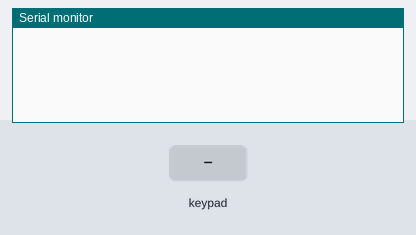
Recording of a sketch running on a simulated Arduino Uno, built with avr-gcc and run on an emulated ATmega328P. Shown: the last lines printed to the serial monitor. The test bench sets the inputs (shaded band).

Above: at 1.2 s.
1.3 s: key '1' pressed
At 2.3 s:
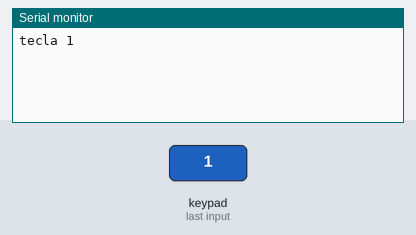
2.8 s: keypad keys 1 3 1 2 1 1 1 0 # pressed 0.4 s apart
At 7.2 s:
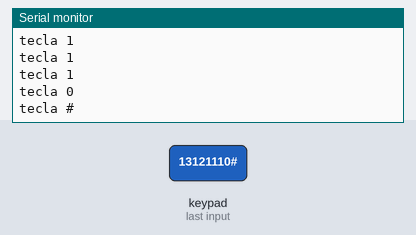
7.9 s: key 'A' pressed
At 8.8 s:
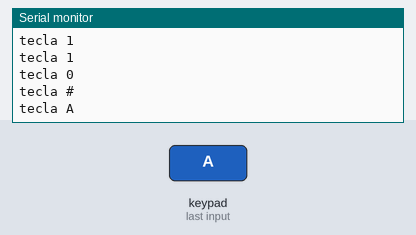
9.4 s: keypad keys 1 3 1 2 1 1 1 0 * pressed 0.4 s apart
At 13.4 s:
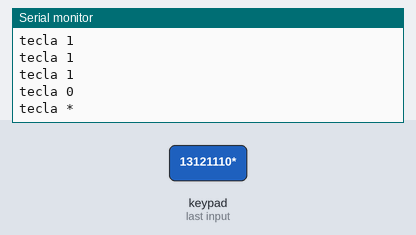
14.5 s: key 'B' pressed
At 15.0 s:
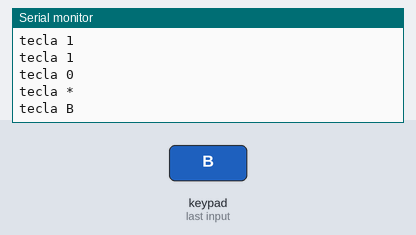
16.0 s: keypad keys 1 3 1 2 1 1 1 0 D pressed 0.4 s apart
At 19.8 s:
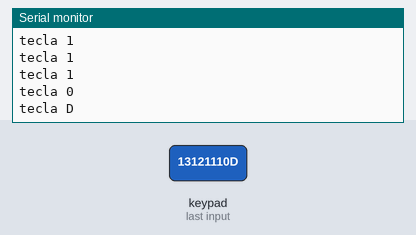
Timing chart, 0 to 21.3 s (numbered marks = the images above; inputs shaded):
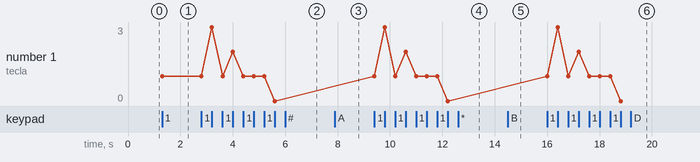

Measured:
- after the input at 1.3 s, the serial monitor: prints a new line at once (image 1)
- after the input at 2.8 s, the serial monitor: prints a new line after 0.40 s (image 2)
- after the input at 7.9 s, the serial monitor: prints a new line at once (image 3)
- after the input at 9.4 s, the serial monitor: prints a new line at once (image 4)
- after the input at 14.5 s, the serial monitor: prints a new line at once (image 5)
- after the input at 16.0 s, the serial monitor: prints a new line at once (image 6)
- plotted number 1: 1 → 0 after the input at 2.8 s

The sketch:

teclado.ino
```cpp
#include <Keypad.h>

const byte FILAS = 4; //cuatro filas
const byte COLUMNAS = 4; //cuatro columnas
//simbolos del teclado matricial
char TECLAS[FILAS][COLUMNAS] = {
  {'1','2','3','A'},
  {'4','5','6','B'},
  {'7','8','9','C'},
  {'*','0','#','D'}
};
byte PINES_FILAS[FILAS] = {13,12,11,10}; //coneccion de los pines de las filas
byte PINES_COLUMNAS[COLUMNAS] = {9,8,7,6}; //coneccion de los pines de las columnas

//se inicia una clase de teclado matricial
Keypad TECLADO1= Keypad(makeKeymap(TECLAS), PINES_FILAS, PINES_COLUMNAS, FILAS, COLUMNAS);

void setup(){
  Serial.begin(9600);
  //se activa el pull up en las columnas
  pinMode(9,INPUT_PULLUP);
  pinMode(8,INPUT_PULLUP);
  pinMode(7,INPUT_PULLUP);
  pinMode(6,INPUT_PULLUP);
}

void loop()
{
  char  PULSACION= TECLADO1.getKey();

  if (PULSACION!=0)
  {
    Serial.print("tecla ");
    Serial.println(PULSACION);
  }
}
```
